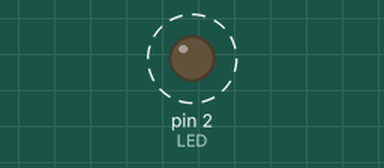
This sketch was run on a simulated Arduino Uno, built with avr-gcc and run on an emulated ATmega328P. On the bench: output pins drawn as LEDs (lit = HIGH). Dashed ring = blinking.

Above: at 0.5 s.
Timing chart, 0 to 4.6 s (numbered marks = the images above):
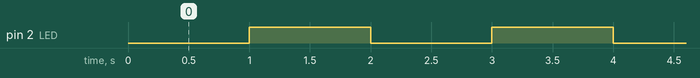

The sketch:

prog5.ino
```cpp
// Supports PDF d'Ateliers Arduino par www.mon-club-elec.fr
// http://www.mon-club-elec.fr/pmwiki_mon_club_elec/pmwiki.php?n=MAIN.ATELIERS
// par X. HINAULT - tous droits réservés - 2012 - GPLv3

// code : 24. Comptage de la fréquence de rotation d'un axe à l'aide d'une interruption externe 

//--- inclusion des librairies

#include <MsTimer2.h> // inclusion de la librairie Timer2

//--- entete déclarative = déclarer ici variables et constantes globales 

const int LED=2; //declaration constante de broche

//--- la fonction setup() : exécutée au début et 1 seule fois
void setup() {
  
  pinMode(LED, OUTPUT); //met la broche en sortie
  
  // initialisation interruption Timer 2
  MsTimer2::set(1000, interruptTimer2); // période 1000ms
  MsTimer2::start(); // active Timer 2


} // fin de la fonction setup()

//--- la fonction loop() : exécutée ensuite en boucle sans fin 
void loop() {

  // laissée vide
  
  
} // fin de la fonction loop()

// fonction appelée lors interruption Timer2
void interruptTimer2() { // debut de la fonction d'interruption Timer2

  static boolean etatLED=HIGH; // variable statique initialisée à HIGH
  
  digitalWrite(LED, etatLED);
  etatLED=!etatLED; // inverse la variable
  

} // fin InterruptTimer2()
```

Measured:
- by itself, pin 2 (LED): alternates HIGH for 1.0 s and LOW for 1.0 s
